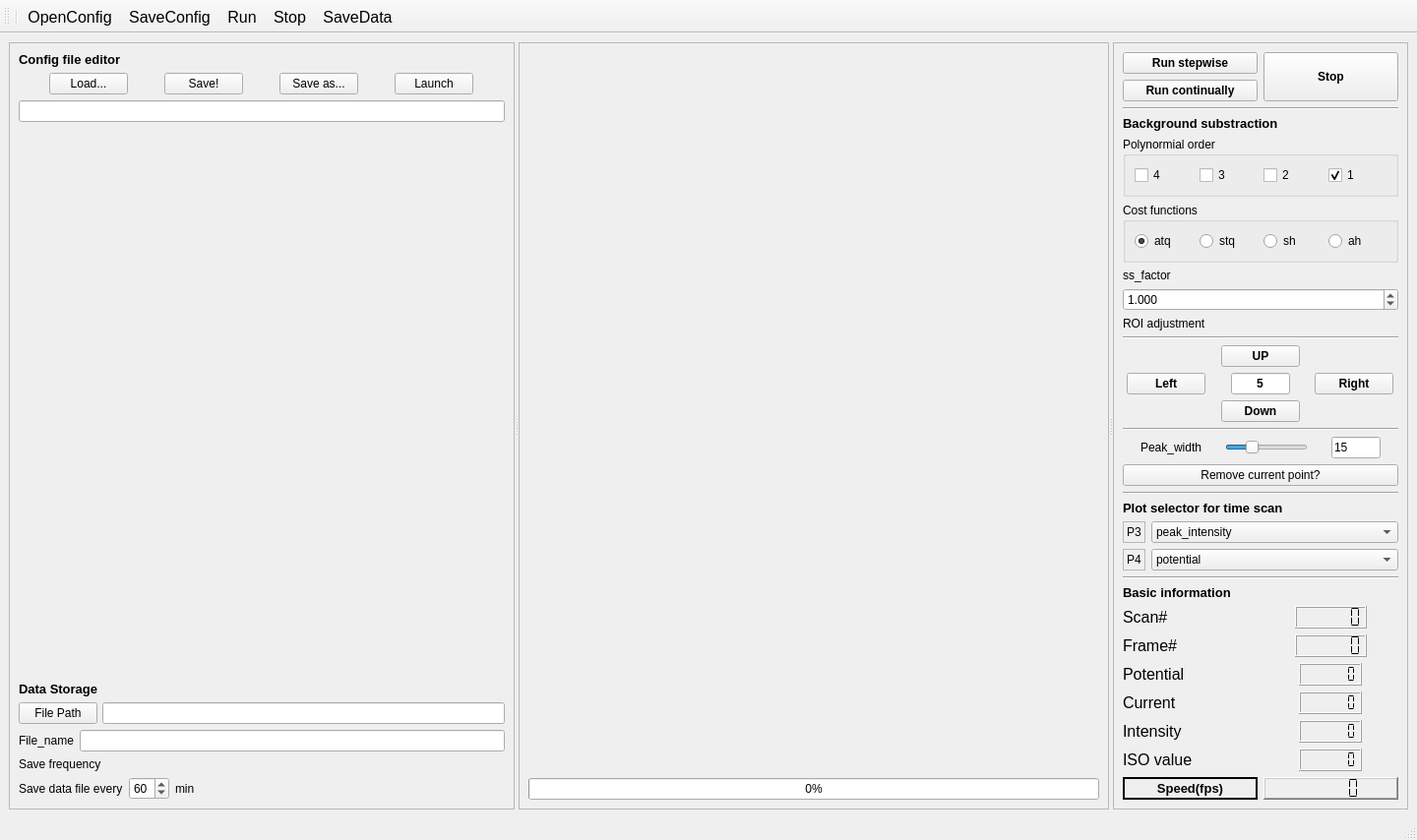
<?xml version="1.0" encoding="UTF-8"?>
<ui version="4.0">
 <class>MainWindow</class>
 <widget class="QMainWindow" name="MainWindow">
  <property name="geometry">
   <rect>
    <x>0</x>
    <y>0</y>
    <width>1440</width>
    <height>830</height>
   </rect>
  </property>
  <property name="maximumSize">
   <size>
    <width>16777215</width>
    <height>1047</height>
   </size>
  </property>
  <property name="windowTitle">
   <string>MainWindow</string>
  </property>
  <widget class="QWidget" name="centralwidget">
   <layout class="QHBoxLayout" name="horizontalLayout">
    <item>
     <widget class="QSplitter" name="splitter">
      <property name="orientation">
       <enum>Qt::Horizontal</enum>
      </property>
      <widget class="QFrame" name="frame">
       <property name="sizePolicy">
        <sizepolicy hsizetype="Preferred" vsizetype="Preferred">
         <horstretch>0</horstretch>
         <verstretch>0</verstretch>
        </sizepolicy>
       </property>
       <property name="minimumSize">
        <size>
         <width>0</width>
         <height>0</height>
        </size>
       </property>
       <property name="maximumSize">
        <size>
         <width>350000</width>
         <height>16777215</height>
        </size>
       </property>
       <property name="frameShape">
        <enum>QFrame::StyledPanel</enum>
       </property>
       <property name="frameShadow">
        <enum>QFrame::Raised</enum>
       </property>
       <layout class="QVBoxLayout" name="verticalLayout">
        <item>
         <widget class="QLabel" name="label">
          <property name="sizePolicy">
           <sizepolicy hsizetype="Fixed" vsizetype="Fixed">
            <horstretch>0</horstretch>
            <verstretch>0</verstretch>
           </sizepolicy>
          </property>
          <property name="font">
           <font>
            <pointsize>10</pointsize>
            <weight>75</weight>
            <bold>true</bold>
           </font>
          </property>
          <property name="text">
           <string>Config file editor</string>
          </property>
         </widget>
        </item>
        <item>
         <layout class="QHBoxLayout" name="horizontalLayout_2">
          <property name="sizeConstraint">
           <enum>QLayout::SetFixedSize</enum>
          </property>
          <item>
           <widget class="QPushButton" name="open">
            <property name="sizePolicy">
             <sizepolicy hsizetype="Fixed" vsizetype="Fixed">
              <horstretch>0</horstretch>
              <verstretch>0</verstretch>
             </sizepolicy>
            </property>
            <property name="text">
             <string>Load...</string>
            </property>
           </widget>
          </item>
          <item>
           <widget class="QPushButton" name="save">
            <property name="sizePolicy">
             <sizepolicy hsizetype="Fixed" vsizetype="Fixed">
              <horstretch>0</horstretch>
              <verstretch>0</verstretch>
             </sizepolicy>
            </property>
            <property name="text">
             <string>Save!</string>
            </property>
           </widget>
          </item>
          <item>
           <widget class="QPushButton" name="saveas">
            <property name="sizePolicy">
             <sizepolicy hsizetype="Fixed" vsizetype="Fixed">
              <horstretch>0</horstretch>
              <verstretch>0</verstretch>
             </sizepolicy>
            </property>
            <property name="text">
             <string>Save as...</string>
            </property>
           </widget>
          </item>
          <item>
           <widget class="QPushButton" name="launch">
            <property name="sizePolicy">
             <sizepolicy hsizetype="Fixed" vsizetype="Fixed">
              <horstretch>0</horstretch>
              <verstretch>0</verstretch>
             </sizepolicy>
            </property>
            <property name="text">
             <string>Launch</string>
            </property>
           </widget>
          </item>
         </layout>
        </item>
        <item>
         <widget class="QLineEdit" name="lineEdit">
          <property name="sizePolicy">
           <sizepolicy hsizetype="Expanding" vsizetype="Fixed">
            <horstretch>0</horstretch>
            <verstretch>0</verstretch>
           </sizepolicy>
          </property>
          <property name="maximumSize">
           <size>
            <width>16777215</width>
            <height>16777215</height>
           </size>
          </property>
         </widget>
        </item>
        <item>
         <widget class="SolverParameters" name="widget_config" native="true">
          <property name="sizePolicy">
           <sizepolicy hsizetype="Preferred" vsizetype="Expanding">
            <horstretch>0</horstretch>
            <verstretch>0</verstretch>
           </sizepolicy>
          </property>
          <property name="minimumSize">
           <size>
            <width>0</width>
            <height>0</height>
           </size>
          </property>
         </widget>
        </item>
        <item>
         <widget class="QLabel" name="label_2">
          <property name="sizePolicy">
           <sizepolicy hsizetype="Fixed" vsizetype="Fixed">
            <horstretch>0</horstretch>
            <verstretch>0</verstretch>
           </sizepolicy>
          </property>
          <property name="font">
           <font>
            <pointsize>10</pointsize>
            <weight>75</weight>
            <bold>true</bold>
           </font>
          </property>
          <property name="text">
           <string>Data Storage</string>
          </property>
         </widget>
        </item>
        <item>
         <layout class="QHBoxLayout" name="horizontalLayout_3" stretch="0,0">
          <property name="spacing">
           <number>5</number>
          </property>
          <property name="sizeConstraint">
           <enum>QLayout::SetNoConstraint</enum>
          </property>
          <item>
           <widget class="QPushButton" name="pushButton_filePath">
            <property name="sizePolicy">
             <sizepolicy hsizetype="Fixed" vsizetype="Fixed">
              <horstretch>0</horstretch>
              <verstretch>0</verstretch>
             </sizepolicy>
            </property>
            <property name="maximumSize">
             <size>
              <width>80</width>
              <height>16777215</height>
             </size>
            </property>
            <property name="text">
             <string>File Path</string>
            </property>
           </widget>
          </item>
          <item>
           <widget class="QLineEdit" name="lineEdit_data_file_path">
            <property name="sizePolicy">
             <sizepolicy hsizetype="Expanding" vsizetype="Fixed">
              <horstretch>0</horstretch>
              <verstretch>0</verstretch>
             </sizepolicy>
            </property>
            <property name="minimumSize">
             <size>
              <width>230</width>
              <height>0</height>
             </size>
            </property>
            <property name="maximumSize">
             <size>
              <width>16777215</width>
              <height>16777215</height>
             </size>
            </property>
            <property name="inputMask">
             <string notr="true" extracomment="file_name.xlsx"/>
            </property>
            <property name="text">
             <string extracomment="file_name.xlsx"/>
            </property>
           </widget>
          </item>
         </layout>
        </item>
        <item>
         <layout class="QHBoxLayout" name="horizontalLayout_4">
          <property name="sizeConstraint">
           <enum>QLayout::SetNoConstraint</enum>
          </property>
          <item>
           <widget class="QLabel" name="label_16">
            <property name="sizePolicy">
             <sizepolicy hsizetype="Fixed" vsizetype="Fixed">
              <horstretch>0</horstretch>
              <verstretch>0</verstretch>
             </sizepolicy>
            </property>
            <property name="text">
             <string>File_name</string>
            </property>
           </widget>
          </item>
          <item>
           <widget class="QLineEdit" name="lineEdit_data_file_name">
            <property name="sizePolicy">
             <sizepolicy hsizetype="Expanding" vsizetype="Fixed">
              <horstretch>0</horstretch>
              <verstretch>0</verstretch>
             </sizepolicy>
            </property>
            <property name="maximumSize">
             <size>
              <width>16777215</width>
              <height>16777215</height>
             </size>
            </property>
           </widget>
          </item>
         </layout>
        </item>
        <item>
         <widget class="QLabel" name="label_6">
          <property name="minimumSize">
           <size>
            <width>0</width>
            <height>13</height>
           </size>
          </property>
          <property name="text">
           <string>Save frequency</string>
          </property>
         </widget>
        </item>
        <item>
         <layout class="QHBoxLayout" name="horizontalLayout_5">
          <item>
           <widget class="QLabel" name="label_7">
            <property name="text">
             <string>Save data file every</string>
            </property>
           </widget>
          </item>
          <item>
           <widget class="QSpinBox" name="spinBox_save_frequency">
            <property name="value">
             <number>60</number>
            </property>
           </widget>
          </item>
          <item>
           <widget class="QLabel" name="label_8">
            <property name="text">
             <string>min</string>
            </property>
           </widget>
          </item>
          <item>
           <spacer name="horizontalSpacer">
            <property name="orientation">
             <enum>Qt::Horizontal</enum>
            </property>
            <property name="sizeHint" stdset="0">
             <size>
              <width>40</width>
              <height>20</height>
             </size>
            </property>
           </spacer>
          </item>
         </layout>
        </item>
       </layout>
      </widget>
      <widget class="QFrame" name="frame_2">
       <property name="sizePolicy">
        <sizepolicy hsizetype="Preferred" vsizetype="Preferred">
         <horstretch>0</horstretch>
         <verstretch>0</verstretch>
        </sizepolicy>
       </property>
       <property name="minimumSize">
        <size>
         <width>600</width>
         <height>0</height>
        </size>
       </property>
       <property name="frameShape">
        <enum>QFrame::StyledPanel</enum>
       </property>
       <property name="frameShadow">
        <enum>QFrame::Raised</enum>
       </property>
       <layout class="QVBoxLayout" name="verticalLayout_2">
        <item>
         <layout class="QVBoxLayout" name="verticalLayout_4">
          <property name="sizeConstraint">
           <enum>QLayout::SetNoConstraint</enum>
          </property>
          <item>
           <widget class="GraphicsLayoutWidget" name="widget_image" native="true">
            <property name="sizePolicy">
             <sizepolicy hsizetype="Expanding" vsizetype="Expanding">
              <horstretch>0</horstretch>
              <verstretch>0</verstretch>
             </sizepolicy>
            </property>
           </widget>
          </item>
          <item>
           <widget class="QProgressBar" name="progressBar">
            <property name="value">
             <number>0</number>
            </property>
           </widget>
          </item>
         </layout>
        </item>
       </layout>
      </widget>
      <widget class="QFrame" name="frame_3">
       <property name="enabled">
        <bool>true</bool>
       </property>
       <property name="sizePolicy">
        <sizepolicy hsizetype="Expanding" vsizetype="Expanding">
         <horstretch>0</horstretch>
         <verstretch>0</verstretch>
        </sizepolicy>
       </property>
       <property name="maximumSize">
        <size>
         <width>300</width>
         <height>16777215</height>
        </size>
       </property>
       <property name="frameShape">
        <enum>QFrame::StyledPanel</enum>
       </property>
       <property name="frameShadow">
        <enum>QFrame::Raised</enum>
       </property>
       <layout class="QVBoxLayout" name="verticalLayout_3">
        <item>
         <layout class="QHBoxLayout" name="horizontalLayout_6">
          <item>
           <layout class="QVBoxLayout" name="verticalLayout_6">
            <item>
             <widget class="QPushButton" name="runstepwise">
              <property name="sizePolicy">
               <sizepolicy hsizetype="Preferred" vsizetype="Fixed">
                <horstretch>0</horstretch>
                <verstretch>0</verstretch>
               </sizepolicy>
              </property>
              <property name="font">
               <font>
                <weight>75</weight>
                <bold>true</bold>
               </font>
              </property>
              <property name="text">
               <string>Run stepwise</string>
              </property>
             </widget>
            </item>
            <item>
             <widget class="QPushButton" name="plot">
              <property name="sizePolicy">
               <sizepolicy hsizetype="Preferred" vsizetype="Fixed">
                <horstretch>0</horstretch>
                <verstretch>0</verstretch>
               </sizepolicy>
              </property>
              <property name="font">
               <font>
                <weight>75</weight>
                <bold>true</bold>
               </font>
              </property>
              <property name="text">
               <string>Run continually</string>
              </property>
             </widget>
            </item>
           </layout>
          </item>
          <item>
           <widget class="QPushButton" name="stopBtn">
            <property name="sizePolicy">
             <sizepolicy hsizetype="Preferred" vsizetype="Preferred">
              <horstretch>0</horstretch>
              <verstretch>0</verstretch>
             </sizepolicy>
            </property>
            <property name="font">
             <font>
              <weight>75</weight>
              <bold>true</bold>
             </font>
            </property>
            <property name="text">
             <string>Stop</string>
            </property>
           </widget>
          </item>
         </layout>
        </item>
        <item>
         <widget class="Line" name="line_3">
          <property name="orientation">
           <enum>Qt::Horizontal</enum>
          </property>
         </widget>
        </item>
        <item>
         <widget class="QLabel" name="label_4">
          <property name="font">
           <font>
            <pointsize>10</pointsize>
            <weight>75</weight>
            <bold>true</bold>
           </font>
          </property>
          <property name="text">
           <string>Background substraction</string>
          </property>
         </widget>
        </item>
        <item>
         <widget class="QGroupBox" name="groupBox_2">
          <property name="title">
           <string>Polynormial order</string>
          </property>
          <layout class="QHBoxLayout" name="horizontalLayout_8">
           <item>
            <widget class="QCheckBox" name="checkBox_order4">
             <property name="text">
              <string>4</string>
             </property>
            </widget>
           </item>
           <item>
            <widget class="QCheckBox" name="checkBox_order3">
             <property name="text">
              <string>3</string>
             </property>
            </widget>
           </item>
           <item>
            <widget class="QCheckBox" name="checkBox_order2">
             <property name="text">
              <string>2</string>
             </property>
            </widget>
           </item>
           <item>
            <widget class="QCheckBox" name="checkBox_order1">
             <property name="text">
              <string>1</string>
             </property>
             <property name="checked">
              <bool>true</bool>
             </property>
            </widget>
           </item>
          </layout>
         </widget>
        </item>
        <item>
         <widget class="QGroupBox" name="groupBox_cost_func">
          <property name="title">
           <string>Cost functions</string>
          </property>
          <layout class="QHBoxLayout" name="horizontalLayout_9">
           <item>
            <widget class="QRadioButton" name="radioButton_atq">
             <property name="text">
              <string>atq</string>
             </property>
             <property name="checked">
              <bool>true</bool>
             </property>
            </widget>
           </item>
           <item>
            <widget class="QRadioButton" name="radioButton_stq">
             <property name="text">
              <string>stq</string>
             </property>
            </widget>
           </item>
           <item>
            <widget class="QRadioButton" name="radioButton_sh">
             <property name="text">
              <string>sh</string>
             </property>
            </widget>
           </item>
           <item>
            <widget class="QRadioButton" name="radioButton_ah">
             <property name="text">
              <string>ah</string>
             </property>
            </widget>
           </item>
          </layout>
         </widget>
        </item>
        <item>
         <widget class="QLabel" name="label_3">
          <property name="text">
           <string>ss_factor</string>
          </property>
         </widget>
        </item>
        <item>
         <widget class="QDoubleSpinBox" name="doubleSpinBox_ss_factor">
          <property name="decimals">
           <number>3</number>
          </property>
          <property name="maximum">
           <double>20.000000000000000</double>
          </property>
          <property name="singleStep">
           <double>0.100000000000000</double>
          </property>
          <property name="value">
           <double>1.000000000000000</double>
          </property>
         </widget>
        </item>
        <item>
         <widget class="QLabel" name="label_21">
          <property name="text">
           <string>ROI adjustment</string>
          </property>
         </widget>
        </item>
        <item>
         <widget class="Line" name="line_5">
          <property name="orientation">
           <enum>Qt::Horizontal</enum>
          </property>
         </widget>
        </item>
        <item>
         <layout class="QGridLayout" name="gridLayout_3">
          <property name="sizeConstraint">
           <enum>QLayout::SetFixedSize</enum>
          </property>
          <item row="1" column="1" alignment="Qt::AlignHCenter">
           <widget class="QLineEdit" name="lineEdit_roi_offset">
            <property name="sizePolicy">
             <sizepolicy hsizetype="Expanding" vsizetype="Fixed">
              <horstretch>0</horstretch>
              <verstretch>0</verstretch>
             </sizepolicy>
            </property>
            <property name="maximumSize">
             <size>
              <width>60</width>
              <height>16777215</height>
             </size>
            </property>
            <property name="font">
             <font>
              <weight>75</weight>
              <bold>true</bold>
             </font>
            </property>
            <property name="text">
             <string>5</string>
            </property>
            <property name="alignment">
             <set>Qt::AlignCenter</set>
            </property>
           </widget>
          </item>
          <item row="2" column="1" alignment="Qt::AlignHCenter">
           <widget class="QPushButton" name="pushButton_down">
            <property name="sizePolicy">
             <sizepolicy hsizetype="Expanding" vsizetype="Fixed">
              <horstretch>0</horstretch>
              <verstretch>0</verstretch>
             </sizepolicy>
            </property>
            <property name="maximumSize">
             <size>
              <width>100</width>
              <height>16777215</height>
             </size>
            </property>
            <property name="font">
             <font>
              <weight>75</weight>
              <bold>true</bold>
             </font>
            </property>
            <property name="text">
             <string>Down</string>
            </property>
           </widget>
          </item>
          <item row="0" column="1" alignment="Qt::AlignHCenter">
           <widget class="QPushButton" name="pushButton_up">
            <property name="sizePolicy">
             <sizepolicy hsizetype="Expanding" vsizetype="Fixed">
              <horstretch>0</horstretch>
              <verstretch>0</verstretch>
             </sizepolicy>
            </property>
            <property name="maximumSize">
             <size>
              <width>100</width>
              <height>16777215</height>
             </size>
            </property>
            <property name="font">
             <font>
              <weight>75</weight>
              <bold>true</bold>
             </font>
            </property>
            <property name="text">
             <string>UP</string>
            </property>
           </widget>
          </item>
          <item row="1" column="0" alignment="Qt::AlignHCenter">
           <widget class="QPushButton" name="pushButton_left">
            <property name="sizePolicy">
             <sizepolicy hsizetype="Expanding" vsizetype="Fixed">
              <horstretch>0</horstretch>
              <verstretch>0</verstretch>
             </sizepolicy>
            </property>
            <property name="maximumSize">
             <size>
              <width>99999</width>
              <height>16777215</height>
             </size>
            </property>
            <property name="font">
             <font>
              <weight>75</weight>
              <bold>true</bold>
             </font>
            </property>
            <property name="text">
             <string>Left</string>
            </property>
           </widget>
          </item>
          <item row="1" column="2" alignment="Qt::AlignHCenter">
           <widget class="QPushButton" name="pushButton_right">
            <property name="sizePolicy">
             <sizepolicy hsizetype="Expanding" vsizetype="Fixed">
              <horstretch>0</horstretch>
              <verstretch>0</verstretch>
             </sizepolicy>
            </property>
            <property name="maximumSize">
             <size>
              <width>33333</width>
              <height>16777215</height>
             </size>
            </property>
            <property name="font">
             <font>
              <weight>75</weight>
              <bold>true</bold>
             </font>
            </property>
            <property name="text">
             <string>Right</string>
            </property>
           </widget>
          </item>
         </layout>
        </item>
        <item>
         <widget class="Line" name="line_4">
          <property name="orientation">
           <enum>Qt::Horizontal</enum>
          </property>
         </widget>
        </item>
        <item>
         <layout class="QHBoxLayout" name="horizontalLayout_7">
          <item>
           <widget class="QLabel" name="label_18">
            <property name="sizePolicy">
             <sizepolicy hsizetype="Fixed" vsizetype="Fixed">
              <horstretch>0</horstretch>
              <verstretch>0</verstretch>
             </sizepolicy>
            </property>
            <property name="text">
             <string>Peak_width</string>
            </property>
           </widget>
          </item>
          <item>
           <widget class="QSlider" name="horizontalSlider">
            <property name="sizePolicy">
             <sizepolicy hsizetype="Fixed" vsizetype="Fixed">
              <horstretch>0</horstretch>
              <verstretch>0</verstretch>
             </sizepolicy>
            </property>
            <property name="minimum">
             <number>5</number>
            </property>
            <property name="maximum">
             <number>40</number>
            </property>
            <property name="singleStep">
             <number>2</number>
            </property>
            <property name="value">
             <number>15</number>
            </property>
            <property name="orientation">
             <enum>Qt::Horizontal</enum>
            </property>
           </widget>
          </item>
          <item>
           <widget class="QLineEdit" name="lineEdit_peak_width">
            <property name="sizePolicy">
             <sizepolicy hsizetype="Fixed" vsizetype="Fixed">
              <horstretch>0</horstretch>
              <verstretch>0</verstretch>
             </sizepolicy>
            </property>
            <property name="maximumSize">
             <size>
              <width>50</width>
              <height>16777215</height>
             </size>
            </property>
            <property name="text">
             <string>15</string>
            </property>
           </widget>
          </item>
         </layout>
        </item>
        <item>
         <widget class="QPushButton" name="pushButton_remove_current_point">
          <property name="text">
           <string>Remove current point?</string>
          </property>
         </widget>
        </item>
        <item>
         <widget class="Line" name="line_2">
          <property name="orientation">
           <enum>Qt::Horizontal</enum>
          </property>
         </widget>
        </item>
        <item>
         <widget class="QLabel" name="label_5">
          <property name="sizePolicy">
           <sizepolicy hsizetype="Preferred" vsizetype="Fixed">
            <horstretch>0</horstretch>
            <verstretch>0</verstretch>
           </sizepolicy>
          </property>
          <property name="font">
           <font>
            <pointsize>10</pointsize>
            <weight>75</weight>
            <bold>true</bold>
           </font>
          </property>
          <property name="text">
           <string>Plot selector for time scan</string>
          </property>
         </widget>
        </item>
        <item>
         <layout class="QFormLayout" name="formLayout">
          <property name="labelAlignment">
           <set>Qt::AlignCenter</set>
          </property>
          <item row="0" column="0">
           <widget class="QLabel" name="label_17">
            <property name="frameShape">
             <enum>QFrame::StyledPanel</enum>
            </property>
            <property name="text">
             <string>P3</string>
            </property>
           </widget>
          </item>
          <item row="0" column="1">
           <widget class="QComboBox" name="comboBox_p3">
            <item>
             <property name="text">
              <string>peak_intensity</string>
             </property>
            </item>
            <item>
             <property name="text">
              <string>bkg_intensity</string>
             </property>
            </item>
           </widget>
          </item>
          <item row="1" column="0">
           <widget class="QLabel" name="label_19">
            <property name="frameShape">
             <enum>QFrame::StyledPanel</enum>
            </property>
            <property name="text">
             <string>P4</string>
            </property>
           </widget>
          </item>
          <item row="1" column="1">
           <widget class="QComboBox" name="comboBox_p4">
            <item>
             <property name="text">
              <string>potential</string>
             </property>
            </item>
            <item>
             <property name="text">
              <string>current</string>
             </property>
            </item>
           </widget>
          </item>
         </layout>
        </item>
        <item>
         <widget class="Line" name="line">
          <property name="orientation">
           <enum>Qt::Horizontal</enum>
          </property>
         </widget>
        </item>
        <item>
         <widget class="QLabel" name="label_9">
          <property name="sizePolicy">
           <sizepolicy hsizetype="Fixed" vsizetype="Fixed">
            <horstretch>0</horstretch>
            <verstretch>0</verstretch>
           </sizepolicy>
          </property>
          <property name="font">
           <font>
            <pointsize>10</pointsize>
            <weight>75</weight>
            <bold>true</bold>
           </font>
          </property>
          <property name="text">
           <string>Basic information</string>
          </property>
         </widget>
        </item>
        <item>
         <layout class="QGridLayout" name="gridLayout_5">
          <item row="0" column="0">
           <layout class="QGridLayout" name="gridLayout">
            <item row="0" column="0">
             <widget class="QLabel" name="label_10">
              <property name="font">
               <font>
                <pointsize>12</pointsize>
               </font>
              </property>
              <property name="text">
               <string>Scan#</string>
              </property>
             </widget>
            </item>
            <item row="1" column="0">
             <widget class="QLabel" name="label_11">
              <property name="font">
               <font>
                <pointsize>12</pointsize>
               </font>
              </property>
              <property name="text">
               <string>Frame#</string>
              </property>
             </widget>
            </item>
            <item row="2" column="0">
             <widget class="QLabel" name="label_12">
              <property name="font">
               <font>
                <pointsize>12</pointsize>
               </font>
              </property>
              <property name="text">
               <string>Potential</string>
              </property>
             </widget>
            </item>
            <item row="3" column="0">
             <widget class="QLabel" name="label_13">
              <property name="font">
               <font>
                <pointsize>12</pointsize>
               </font>
              </property>
              <property name="text">
               <string>Current</string>
              </property>
             </widget>
            </item>
            <item row="4" column="0">
             <widget class="QLabel" name="label_14">
              <property name="font">
               <font>
                <pointsize>12</pointsize>
               </font>
              </property>
              <property name="text">
               <string>Intensity</string>
              </property>
             </widget>
            </item>
            <item row="5" column="0">
             <widget class="QLabel" name="label_15">
              <property name="font">
               <font>
                <pointsize>12</pointsize>
               </font>
              </property>
              <property name="text">
               <string>ISO value</string>
              </property>
             </widget>
            </item>
           </layout>
          </item>
          <item row="0" column="1">
           <layout class="QGridLayout" name="gridLayout_2">
            <item row="4" column="0" alignment="Qt::AlignHCenter">
             <widget class="QLCDNumber" name="lcdNumber_intensity">
              <property name="font">
               <font>
                <family>Times New Roman</family>
                <weight>75</weight>
                <bold>true</bold>
               </font>
              </property>
              <property name="smallDecimalPoint">
               <bool>true</bool>
              </property>
              <property name="digitCount">
               <number>6</number>
              </property>
              <property name="segmentStyle">
               <enum>QLCDNumber::Flat</enum>
              </property>
             </widget>
            </item>
            <item row="1" column="0" alignment="Qt::AlignHCenter">
             <widget class="QLCDNumber" name="lcdNumber_frame_number">
              <property name="font">
               <font>
                <family>Times New Roman</family>
                <weight>75</weight>
                <bold>true</bold>
               </font>
              </property>
              <property name="smallDecimalPoint">
               <bool>false</bool>
              </property>
              <property name="digitCount">
               <number>6</number>
              </property>
              <property name="segmentStyle">
               <enum>QLCDNumber::Flat</enum>
              </property>
              <property name="intValue" stdset="0">
               <number>0</number>
              </property>
             </widget>
            </item>
            <item row="2" column="0" alignment="Qt::AlignHCenter">
             <widget class="QLCDNumber" name="lcdNumber_potential">
              <property name="font">
               <font>
                <family>Times New Roman</family>
                <weight>75</weight>
                <bold>true</bold>
               </font>
              </property>
              <property name="smallDecimalPoint">
               <bool>true</bool>
              </property>
              <property name="digitCount">
               <number>6</number>
              </property>
              <property name="segmentStyle">
               <enum>QLCDNumber::Flat</enum>
              </property>
             </widget>
            </item>
            <item row="3" column="0" alignment="Qt::AlignHCenter">
             <widget class="QLCDNumber" name="lcdNumber_current">
              <property name="font">
               <font>
                <family>Times New Roman</family>
                <weight>75</weight>
                <bold>true</bold>
               </font>
              </property>
              <property name="layoutDirection">
               <enum>Qt::LeftToRight</enum>
              </property>
              <property name="smallDecimalPoint">
               <bool>true</bool>
              </property>
              <property name="digitCount">
               <number>6</number>
              </property>
              <property name="segmentStyle">
               <enum>QLCDNumber::Flat</enum>
              </property>
             </widget>
            </item>
            <item row="0" column="0" alignment="Qt::AlignHCenter">
             <widget class="QLCDNumber" name="lcdNumber_scan_number">
              <property name="font">
               <font>
                <family>Times New Roman</family>
                <weight>75</weight>
                <bold>true</bold>
                <stylestrategy>NoAntialias</stylestrategy>
               </font>
              </property>
              <property name="smallDecimalPoint">
               <bool>false</bool>
              </property>
              <property name="digitCount">
               <number>6</number>
              </property>
              <property name="mode">
               <enum>QLCDNumber::Dec</enum>
              </property>
              <property name="segmentStyle">
               <enum>QLCDNumber::Flat</enum>
              </property>
              <property name="value" stdset="0">
               <double>0.000000000000000</double>
              </property>
              <property name="intValue" stdset="0">
               <number>0</number>
              </property>
             </widget>
            </item>
            <item row="5" column="0" alignment="Qt::AlignHCenter">
             <widget class="QLCDNumber" name="lcdNumber_iso">
              <property name="font">
               <font>
                <family>Times New Roman</family>
                <weight>75</weight>
                <bold>true</bold>
               </font>
              </property>
              <property name="smallDecimalPoint">
               <bool>true</bool>
              </property>
              <property name="digitCount">
               <number>6</number>
              </property>
              <property name="segmentStyle">
               <enum>QLCDNumber::Flat</enum>
              </property>
             </widget>
            </item>
           </layout>
          </item>
          <item row="1" column="0">
           <widget class="QLabel" name="label_20">
            <property name="font">
             <font>
              <pointsize>10</pointsize>
              <weight>75</weight>
              <bold>true</bold>
             </font>
            </property>
            <property name="layoutDirection">
             <enum>Qt::RightToLeft</enum>
            </property>
            <property name="frameShape">
             <enum>QFrame::WinPanel</enum>
            </property>
            <property name="text">
             <string>Speed(fps)</string>
            </property>
            <property name="alignment">
             <set>Qt::AlignCenter</set>
            </property>
           </widget>
          </item>
          <item row="1" column="1">
           <widget class="QLCDNumber" name="lcdNumber_speed">
            <property name="font">
             <font>
              <family>Times New Roman</family>
              <pointsize>8</pointsize>
              <weight>75</weight>
              <italic>false</italic>
              <bold>true</bold>
              <underline>false</underline>
              <strikeout>false</strikeout>
              <kerning>true</kerning>
             </font>
            </property>
            <property name="frameShape">
             <enum>QFrame::WinPanel</enum>
            </property>
            <property name="smallDecimalPoint">
             <bool>true</bool>
            </property>
            <property name="segmentStyle">
             <enum>QLCDNumber::Flat</enum>
            </property>
           </widget>
          </item>
         </layout>
        </item>
        <item>
         <spacer name="verticalSpacer">
          <property name="orientation">
           <enum>Qt::Vertical</enum>
          </property>
          <property name="sizeHint" stdset="0">
           <size>
            <width>20</width>
            <height>40</height>
           </size>
          </property>
         </spacer>
        </item>
       </layout>
      </widget>
     </widget>
    </item>
   </layout>
  </widget>
  <widget class="QMenuBar" name="menubar">
   <property name="geometry">
    <rect>
     <x>0</x>
     <y>0</y>
     <width>1440</width>
     <height>22</height>
    </rect>
   </property>
  </widget>
  <widget class="QStatusBar" name="statusbar"/>
  <widget class="QToolBar" name="toolBar">
   <property name="font">
    <font>
     <pointsize>12</pointsize>
     <weight>50</weight>
     <italic>false</italic>
     <bold>false</bold>
     <underline>false</underline>
     <strikeout>false</strikeout>
    </font>
   </property>
   <property name="windowTitle">
    <string>toolBar</string>
   </property>
   <attribute name="toolBarArea">
    <enum>TopToolBarArea</enum>
   </attribute>
   <attribute name="toolBarBreak">
    <bool>false</bool>
   </attribute>
   <addaction name="separator"/>
   <addaction name="actionOpenConfig"/>
   <addaction name="actionSaveConfig"/>
   <addaction name="actionRun"/>
   <addaction name="actionStop"/>
   <addaction name="actionSaveData"/>
  </widget>
  <action name="actionOpenConfig">
   <property name="icon">
    <iconset>
     <normalon>../../../icons/blue-folder--arrow.png</normalon>
    </iconset>
   </property>
   <property name="text">
    <string>OpenConfig</string>
   </property>
  </action>
  <action name="actionSaveConfig">
   <property name="icon">
    <iconset>
     <normalon>../../../icons/application-dock-270.png</normalon>
    </iconset>
   </property>
   <property name="text">
    <string>SaveConfig</string>
   </property>
  </action>
  <action name="actionRun">
   <property name="icon">
    <iconset>
     <normaloff>../../../icons/clapperboard--arrow.png</normaloff>
     <normalon>../../../icons/battery-charge.png</normalon>../../../icons/clapperboard--arrow.png</iconset>
   </property>
   <property name="text">
    <string>Run</string>
   </property>
  </action>
  <action name="actionSaveData">
   <property name="icon">
    <iconset>
     <normalon>../../../icons/disc--plus.png</normalon>
    </iconset>
   </property>
   <property name="text">
    <string>SaveData</string>
   </property>
  </action>
  <action name="actionStop">
   <property name="icon">
    <iconset>
     <normalon>../../../icons/clapperboard--minus.png</normalon>
    </iconset>
   </property>
   <property name="text">
    <string>Stop</string>
   </property>
  </action>
 </widget>
 <customwidgets>
  <customwidget>
   <class>GraphicsLayoutWidget</class>
   <extends>QWidget</extends>
   <header location="global">pyqtgraph.h</header>
   <container>1</container>
  </customwidget>
  <customwidget>
   <class>SolverParameters</class>
   <extends>QWidget</extends>
   <header location="global">parameter_tree.h</header>
   <container>1</container>
  </customwidget>
 </customwidgets>
 <resources/>
 <connections/>
</ui>
